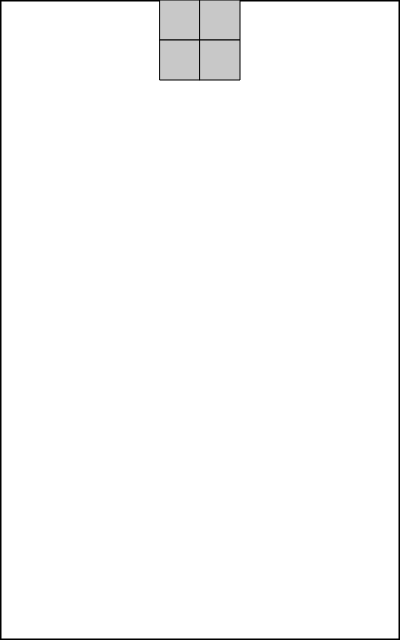
Frame 1 (no input)
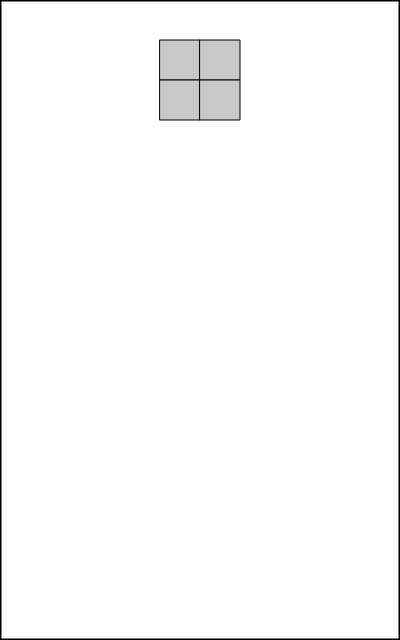
Frame 60 (no input)
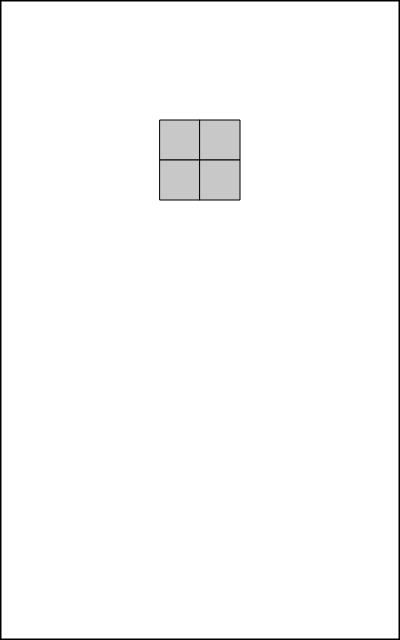
Frame 120 (the mouse pressed at the canvas centre since frame 60)

The p5.js sketch that drew these frames (run headless with seeded random() and noise() and a simulated clock; from frame 60 on, the mouse is pressed at the canvas centre):

// p5.js sketch
// ── sketch.js

let board, activePiece, timer, speed;
activePiece = new Piece();
timer = 0;
speed = 500;

board = [
    [0, 0, 0, 0, 0, 0, 0, 0, 0, 0],
    [0, 0, 0, 0, 0, 0, 0, 0, 0, 0],
    [0, 0, 0, 0, 0, 0, 0, 0, 0, 0],
    [0, 0, 0, 0, 0, 0, 0, 0, 0, 0],
    [0, 0, 0, 0, 0, 0, 0, 0, 0, 0],
    [0, 0, 0, 0, 0, 0, 0, 0, 0, 0],
    [0, 0, 0, 0, 0, 0, 0, 0, 0, 0],
    [0, 0, 0, 0, 0, 0, 0, 0, 0, 0],
    [0, 0, 0, 0, 0, 0, 0, 0, 0, 0],
    [0, 0, 0, 0, 0, 0, 0, 0, 0, 0],
    [0, 0, 0, 0, 0, 0, 0, 0, 0, 0],
    [0, 0, 0, 0, 0, 0, 0, 0, 0, 0],
    [0, 0, 0, 0, 0, 0, 0, 0, 0, 0],
    [0, 0, 0, 0, 0, 0, 0, 0, 0, 0],
    [0, 0, 0, 0, 0, 0, 0, 0, 0, 0],
    [0, 0, 0, 0, 0, 0, 0, 0, 0, 0]
];

function setup(){
    createCanvas(400, 640);

}

const update = () => {
    if(millis() >= speed+timer){
        if(checkColDown()){
            for(let i = 0; i < 4; i++){
                board[activePiece.P[i][1]][activePiece.P[i][0]] = 1;
            }
            activePiece = new Piece();
        } else {
            moveActivePiece("down");
        }
        checkRows();
        timer = millis()
    }

}

function draw(){
    background(256);
    fill(265);
    strokeWeight(3);
    rect(0,0,400,640);
    fill(200);
    strokeWeight(1);
    stroke(0);
    for (let y = 0; y < board.length; y++){
        for(let x = 0; x< board[y].length; x++){
            if(board[y][x] === 1)rect(x*40, y*40, 40);
        }
    }
    for (let i = 0; i < 4; i++){
        rect(activePiece.P[i][0]*40, activePiece.P[i][1]*40, 40);
    }
    update();
}

const checkRows = () => {
    for (let i = 0; i < board.length; i++){
        let check = true;
        for(let u = 0; u < board[i].length; u++){
            if(board[i][u] === 0) check = false;
        }
        if(check){
            board.splice(i, 1);
            board.splice(0, 0, [0, 0, 0, 0, 0, 0, 0, 0, 0, 0])
        }
    }

}

const checkColDown = () => {
    let check = false;
    for (let i = 0; i < 4; i++){
        if(activePiece.P[i][1] === 15 || board[activePiece.P[i][1]+1][activePiece.P[i][0]] === 1){
            check = true;
        }
    }
    return check;
}
const checkColLeft = () => {
    let check = false;
    for (let i = 0; i < 4; i++){
        if(board[activePiece.P[i][1]][activePiece.P[i][0]+1] === 1 || activePiece.P[i][0] === 0){
            check = true;
        }
    }
    return check;
}
const checkColRight = () => {
    let check = false;
    for (let i = 0; i < 4; i++){
        if(board[activePiece.P[i][1]][activePiece.P[i][0] - 1] === 1 || activePiece.P[i][0] === 9){
            check = true;
        }
    }
    return check;
}

const moveActivePiece = (dir) => {
    switch(dir){
        case "down":
            if (!checkColDown()){
                for (let i = 0; i < 4; i++){
                    activePiece.P[i][1]+=1;
                }
            }
            break;
        case "right":
            if (!checkColRight()){
                for (let i = 0; i < 4; i++){
                    activePiece.P[i][0]+=1;
                }
            }
            break;
        case "left":
            if (!checkColLeft()){
                for (let i = 0; i < 4; i++){
                    activePiece.P[i][0]-=1;
                }
            }
            break;
    }

}

function keyPressed() {
    switch(keyCode){
        case 83:
            moveActivePiece("down");
            break;
        case 65:
            moveActivePiece("left");
            break;
        case 68:
            moveActivePiece("right");
            break;
    }
}
// ── piece.js
class Piece{
    constructor() {
        this.INT = this.randomInt(1,8);
        switch(this.INT){
            case 1:
                this.P = this.L;
                break;
            case 2:
                this.P = this.IL;
                break;
            case 3:
                this.P = this.T;
                break;
            case 4:
                this.P = this.Z;
                break;
            case 5:
                this.P = this.IZ;
                break;
            case 6:
                this.P = this.I;
                break;
            case 7:
                this.P = this.C;
                break;
        }
    }

    L = [[3, 0], [4, 0], [5, 0], [5, 1]];
    IL = [[3, 0], [4, 0], [5, 0], [3, 1]];
    T = [[3, 0], [4, 0], [5, 0], [4, 1]];
    Z = [[3, 0], [4, 0], [4, 1], [5, 1]];
    IZ = [[3, 1], [4, 1], [4, 0], [5, 0]];
    I = [[3, 0], [4, 0], [5, 0], [6, 0]];
    C = [[4, 0], [5, 0], [4, 1], [5, 1]];

    randomInt(min, max){
        min = Math.ceil(min);
        max = Math.floor(max);
        return Math.floor(Math.random() * (max - min) + min);
    }

    move(dir){

    }
}
